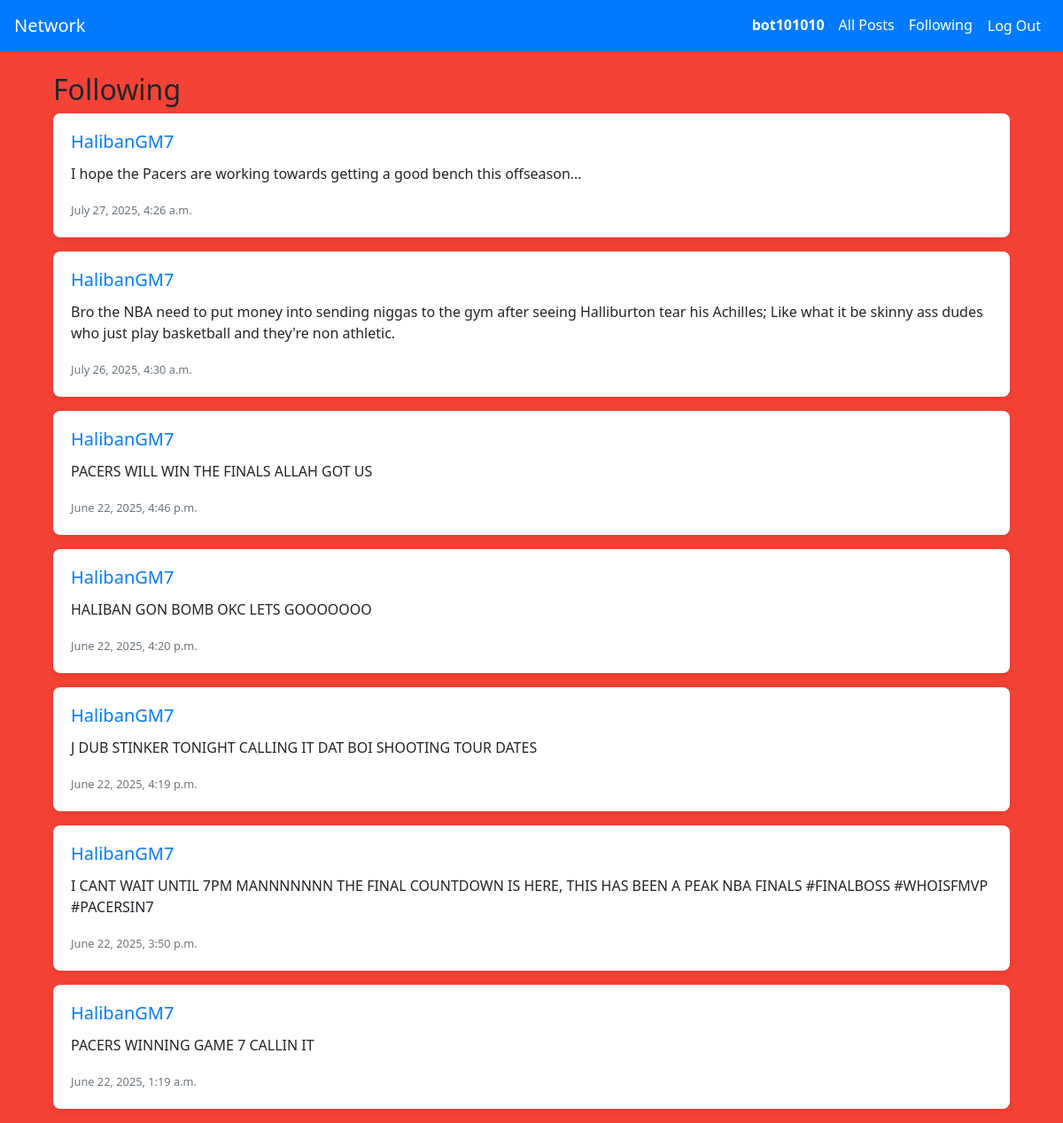
The page /following (signed in) on the database its author committed.
### network/models.py (models this page shows, shortened)
class User(AbstractUser):
    following = models.ManyToManyField('self', symmetrical=False, related_name='followers')

class Post(models.Model):
    user = models.ForeignKey(User, on_delete=models.CASCADE, related_name='posts')
    content = models.TextField()
    timestamp = models.DateTimeField(default=timezone.now)
    likes = models.ManyToManyField(User, related_name='liked_posts', blank=True)

### network/views.py (the view)
# urls.py: path('following', views.following, name='following'),
@login_required
def following(request):
    following_users = request.user.following.all()
    posts = Post.objects.filter(user__in=following_users).order_by('-timestamp')
    return render(request, 'network/following.html', {
        'posts': posts
    })

### network/templates/network/following.html
{% extends "network/layout.html" %}
{% block body %}
    <div class="container">
        <h2>Following</h2>
        <div id="posts-view">
            {% for post in posts %}
                <div class="card mb-3">
                    <div class="card-body">
                        <h5 class="card-title">
                            <a href="{% url 'profile' post.user.username %}">
                                {{ post.user.username }}
                            </a>
                        </h5>
                        <p class="card-text">{{ post.content }}</p>
                        <small class="text-muted">{{ post.timestamp }}</small>
                    </div>
                </div>
            {% empty %}
                <p>You're not following anyone yet.</p>
            {% endfor %}
        </div>
    </div>
{% endblock %}

### network/templates/network/layout.html (shortened to what this page needs)
{% load static %}
<!DOCTYPE html>
<html lang="en">
    <head>
        <link rel="stylesheet" href="https://stackpath.bootstrapcdn.com/bootstrap/4.4.1/css/bootstrap.min.css">
        <link href="{% static 'network/styles.css' %}" rel="stylesheet">
    </head>
    <body>
        <nav class="navbar navbar-expand-lg navbar-dark bg-primary">
            <a class="navbar-brand" href="{% url 'index' %}">Network</a>
            <div class="collapse navbar-collapse">
                <ul class="navbar-nav ml-auto">
                    {% if user.is_authenticated %}
                        <li class="nav-item">
                            <a class="nav-link" href="#"><strong>{{ user.username }}</strong></a>
                        </li>
                    {% endif %}
                    <li class="nav-item">
                        <a class="nav-link" href="{% url 'index' %}">All Posts</a>
                    </li>
                    {% if user.is_authenticated %}
                        <li class="nav-item">
                            <a class="nav-link" href="{% url 'following' %}">Following</a>
                        </li>
                        <li class="nav-item">
                            <form action="{% url 'logout' %}" method="post" class="form-inline">
                                <button type="submit" class="nav-link btn btn-link text-light">Log Out</button>
                            </form>
                        </li>
                    {% endif %}
                </ul>
            </div>
        </nav>
        <div class="container mt-4">
            {% block body %}
            {% endblock %}
        </div>
    </body>
</html>

### network/static/network/styles.css (style rules this page uses)
body { background-color: #f44336; color: #212529; font-family: 'Segoe UI', Tahoma, Geneva, Verdana, sans-serif; }
.navbar { background-color: #778492; box-shadow: 0 2px 4px rgba(0,0,0,0.1); }
.navbar-brand, .navbar-nav .nav-link { color: #ffffff !important; transition: color 0.3s; }
.card { margin-bottom: 1.5rem; border: none; border-radius: 8px; box-shadow: 0 2px 10px rgba(0,0,0,0.1); transition: transform 0.3s, box-shadow 0.3s; }

### rows shown on the page
User: username "bot101010"
Post: user.username "HalibanGM7", content "I hope the Pacers are working towards getting a good bench this offseason...", timestamp "July 27, 2025, 4:26 a.m."
Post: user.username "HalibanGM7", content "Bro the NBA need to put money into sending niggas to the gym after seeing Halliburton tear his Achilles; Like what it be skinny ass dudes who just play basketball and they're non athletic.", timestamp "July 26, 2025, 4:30 a.m."
Post: user.username "HalibanGM7", content "PACERS WILL WIN THE FINALS ALLAH GOT US", timestamp "June 22, 2025, 4:46 p.m."
Post: user.username "HalibanGM7", content "HALIBAN GON BOMB OKC LETS GOOOOOOO", timestamp "June 22, 2025, 4:20 p.m."
Post: user.username "HalibanGM7", content "J DUB STINKER TONIGHT CALLING IT DAT BOI SHOOTING TOUR DATES", timestamp "June 22, 2025, 4:19 p.m."
Post: user.username "HalibanGM7", content "I CANT WAIT UNTIL 7PM MANNNNNNN THE FINAL COUNTDOWN IS HERE, THIS HAS BEEN A PEAK NBA FINALS #FINALBOSS #WHOISFMVP #PACERSIN7", timestamp "June 22, 2025, 3:50 p.m."
Post: user.username "HalibanGM7", content "PACERS WINNING GAME 7 CALLIN IT", timestamp "June 22, 2025, 1:19 a.m."
